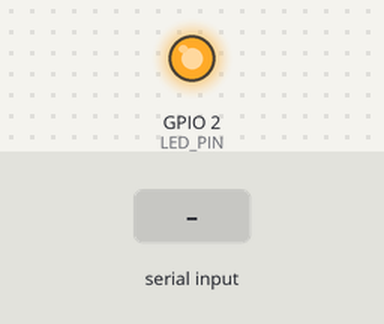
Bench run of a sketch on a simulated ESP32. Parts: output pins drawn as LEDs (lit = HIGH). Inputs (shaded band) come from the test bench. WiFi joins after 1.5 s; servers stay silent unless stated; what the sketch prints to the serial monitor is not drawn.

Above: at 2.6 s.
At 4.3 s:
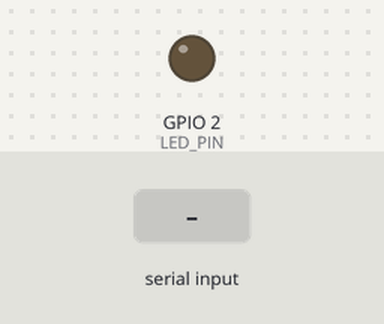
4.4 s: "1\n" received over the second serial link
At 5.0 s:
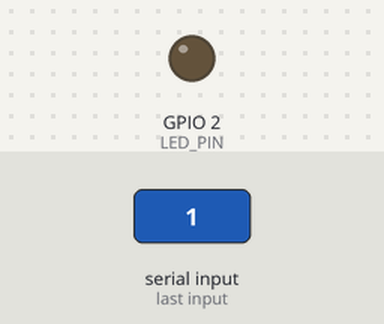
Timing chart, 0 to 7.4 s (numbered marks = the images above; inputs shaded):
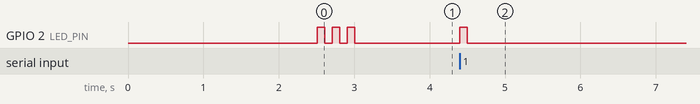

The sketch:

01-gateway-node.ino
```cpp
#include <WiFi.h>
#include <WebServer.h>
#include <ArduinoJson.h>

// --- WIFI & STATIC IP ---
const char* ssid     = "YOUR_WIFI";
const char* password = "YOUR_PASSWORD_WIFI";

// Static IP Configuration
IPAddress local_IP(192, 168, 18, 113);
IPAddress gateway(192, 168, 18, 1);
IPAddress subnet(255, 255, 255, 0);
IPAddress primaryDNS(8, 8, 8, 8);
IPAddress secondaryDNS(8, 8, 4, 4);

// --- LED INDICATOR SETTINGS ---
#define LED_PIN 2 // Built-in ESP32 LED pin
unsigned long ledOnSince = 0;
const unsigned long blinkDuration = 100; // LED turns on for 100 milliseconds

// Initialize WebServer on port 80
WebServer server(80);

// Global JSON Database to store data from all nodes
JsonDocument db;

void setup() {
  // 1. Setup LED Pin
  pinMode(LED_PIN, OUTPUT);
  digitalWrite(LED_PIN, LOW); // Ensure LED is off at startup

  // 2. Serial for PC Debugging (USB)
  Serial.begin(115200);

  // 3. Serial2 for UART communication with XIAO LoRa Receiver (RX=16, TX=17)
  Serial2.begin(115200, SERIAL_8N1, 16, 17);

  delay(1000);
  Serial.println("\n=== ESP32 IoT AGGREGATOR (STATIC IP + LED) ===");

  // 4. Configure Static IP before connecting to Wi-Fi
  Serial.println("Configuring Static IP...");
  if (!WiFi.config(local_IP, gateway, subnet, primaryDNS, secondaryDNS)) {
    Serial.println("❌ Failed to configure Static IP!");
  }

  // 5. Connecting to Wi-Fi
  Serial.print("Connecting to Wi-Fi: ");
  Serial.println(ssid);
  WiFi.begin(ssid, password);

  while (WiFi.status() != WL_CONNECTED) {
    delay(500);
    Serial.print(".");
  }
  Serial.println("\n✅ Wi-Fi Connected!");
  Serial.print("🌐 ESP32 IP Address: ");
  Serial.println(WiFi.localIP());

  // 6. Web Server Routing (API Endpoint)
  server.on("/", handleRoot);
  server.on("/api/data", handleAPI);

  // Start Web Server
  server.begin();
  Serial.println("🚀 Web Server is running!");

  // Blink LED 3 times quickly to indicate system is ready
  for(int i=0; i<3; i++){
    digitalWrite(LED_PIN, HIGH); delay(100);
    digitalWrite(LED_PIN, LOW); delay(100);
  }
}

void loop() {
  // Handle web client requests (Browser/Dashboard)
  server.handleClient();

  // Read incoming UART data from XIAO LoRa Receiver
  if (Serial2.available()) {
    String incomingData = Serial2.readStringUntil('\n');
    incomingData.trim(); // Remove excess spaces/newlines

    if (incomingData.length() > 0) {
      Serial.print("📥 Data received from LoRa: ");
      Serial.println(incomingData);

      // Turn on LED and record the time when data arrives
      digitalWrite(LED_PIN, HIGH);
      ledOnSince = millis();

      // Parse incoming JSON
      JsonDocument tempDoc;
      DeserializationError error = deserializeJson(tempDoc, incomingData);

      if (!error) {
        // Get node name
        String nodeName = tempDoc["node"].as<String>();

        if (nodeName != "null" && nodeName != "") {

          // --- UPDATE LOGIKA DINAMIS ---
          // Salin SEMUA key-value dari tempDoc ke database global ESP32,
          // kecuali key "node" (karena sudah jadi nama laci utamanya)
          JsonObject incomingObj = tempDoc.as<JsonObject>();
          for (JsonPair kv : incomingObj) {
            String key = kv.key().c_str();
            if (key != "node") {
              db[nodeName][key] = kv.value();
            }
          }

          // Record the time when data was last received (in milliseconds)
          db[nodeName]["last_update_ms"] = millis();

          Serial.println("✅ Memory successfully updated for: " + nodeName);
        }
      } else {
        Serial.print("❌ Failed to parse incoming JSON: ");
        Serial.println(error.f_str());
      }
    }
  }

  // --- LOGIC TO TURN OFF LED (NON-BLOCKING) ---
  if (digitalRead(LED_PIN) == HIGH && (millis() - ledOnSince >= blinkDuration)) {
    digitalWrite(LED_PIN, LOW); // Turn off LED
  }
}

// ==========================================
// FUNCTION TO DISPLAY JSON TO BROWSER
// ==========================================
void handleAPI() {
  JsonDocument responseDoc = db;
  unsigned long currentMs = millis();

  for (JsonPair kv : responseDoc.as<JsonObject>()) {
    unsigned long lastMs = kv.value()["last_update_ms"];
    unsigned long diffSeconds = (currentMs - lastMs) / 1000;

    kv.value()["last_update"] = String(diffSeconds) + " seconds ago";
    kv.value().remove("last_update_ms");
  }

  String jsonOutput;
  serializeJsonPretty(responseDoc, jsonOutput);
  server.send(200, "application/json", jsonOutput);
}

// ==========================================
// FUNCTION FOR ROOT PAGE
// ==========================================
void handleRoot() {
  String html = "<h1>ESP32 IoT Aggregator</h1>";
  html += "<p>Please access <b><a href='/api/data'>/api/data</a></b> to view the JSON data.</p>";
  server.send(200, "text/html", html);
}
```

Measured:
- after the input at 4.4 s, GPIO 2 (LED_PIN): LOW → HIGH at once, → LOW 0.10 s later
